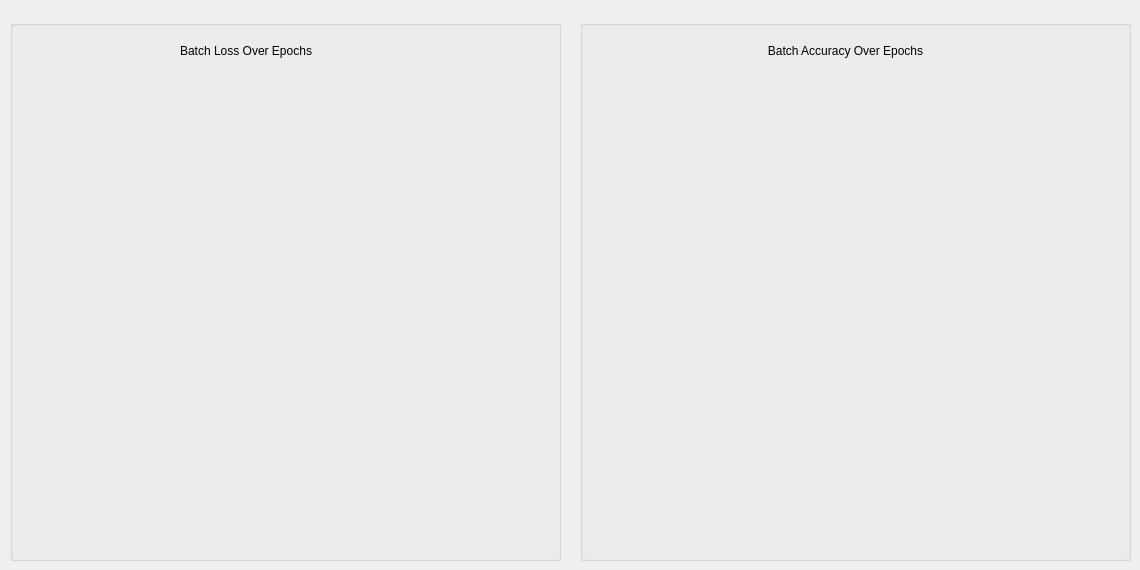
      <widget class="QWidget" name="tabLoss">
       <attribute name="title">
        <string>Batch Loss/Accuracy</string>
       </attribute>
       <widget class="QGroupBox" name="drpBatchLoss">
        <property name="geometry">
         <rect>
          <x>10</x>
          <y>20</y>
          <width>551</width>
          <height>541</height>
         </rect>
        </property>
        <property name="title">
         <string/>
        </property>
        <widget class="QWidget" name="grphBatchLoss" native="true">
         <property name="geometry">
          <rect>
           <x>20</x>
           <y>30</y>
           <width>511</width>
           <height>431</height>
          </rect>
         </property>
        </widget>
        <widget class="QLabel" name="lblBatchLoss">
         <property name="geometry">
          <rect>
           <x>170</x>
           <y>10</y>
           <width>191</width>
           <height>41</height>
          </rect>
         </property>
         <property name="styleSheet">
          <string notr="true">font: 75 14pt &quot;MS Shell Dlg 2&quot;;</string>
         </property>
         <property name="text">
          <string>Batch Loss Over Epochs</string>
         </property>
        </widget>
       </widget>
       <widget class="QGroupBox" name="grpBatchAcc">
        <property name="geometry">
         <rect>
          <x>580</x>
          <y>20</y>
          <width>551</width>
          <height>541</height>
         </rect>
        </property>
        <property name="title">
         <string/>
        </property>
        <widget class="QWidget" name="grphBatchAcc" native="true">
         <property name="geometry">
          <rect>
           <x>20</x>
           <y>30</y>
           <width>511</width>
           <height>431</height>
          </rect>
         </property>
        </widget>
        <widget class="QLabel" name="lblBatchAccuracy">
         <property name="geometry">
          <rect>
           <x>60</x>
           <y>10</y>
           <width>411</width>
           <height>41</height>
          </rect>
         </property>
         <property name="styleSheet">
          <string notr="true">font: 75 14pt &quot;MS Shell Dlg 2&quot;;</string>
         </property>
         <property name="text">
          <string>Batch Accuracy Over Epochs</string>
         </property>
         <property name="alignment">
          <set>Qt::AlignCenter</set>
         </property>
        </widget>
       </widget>
      </widget>
